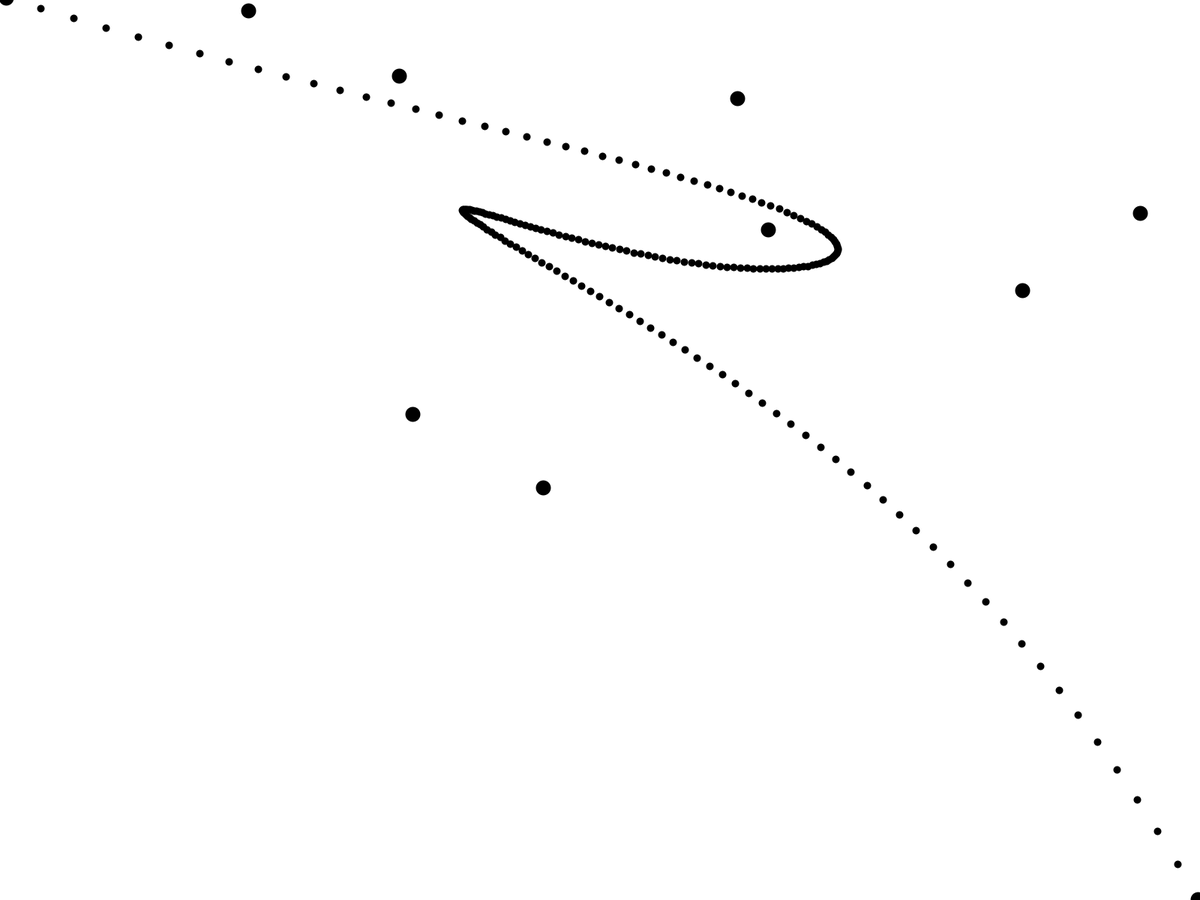
Frame 1 (no input)
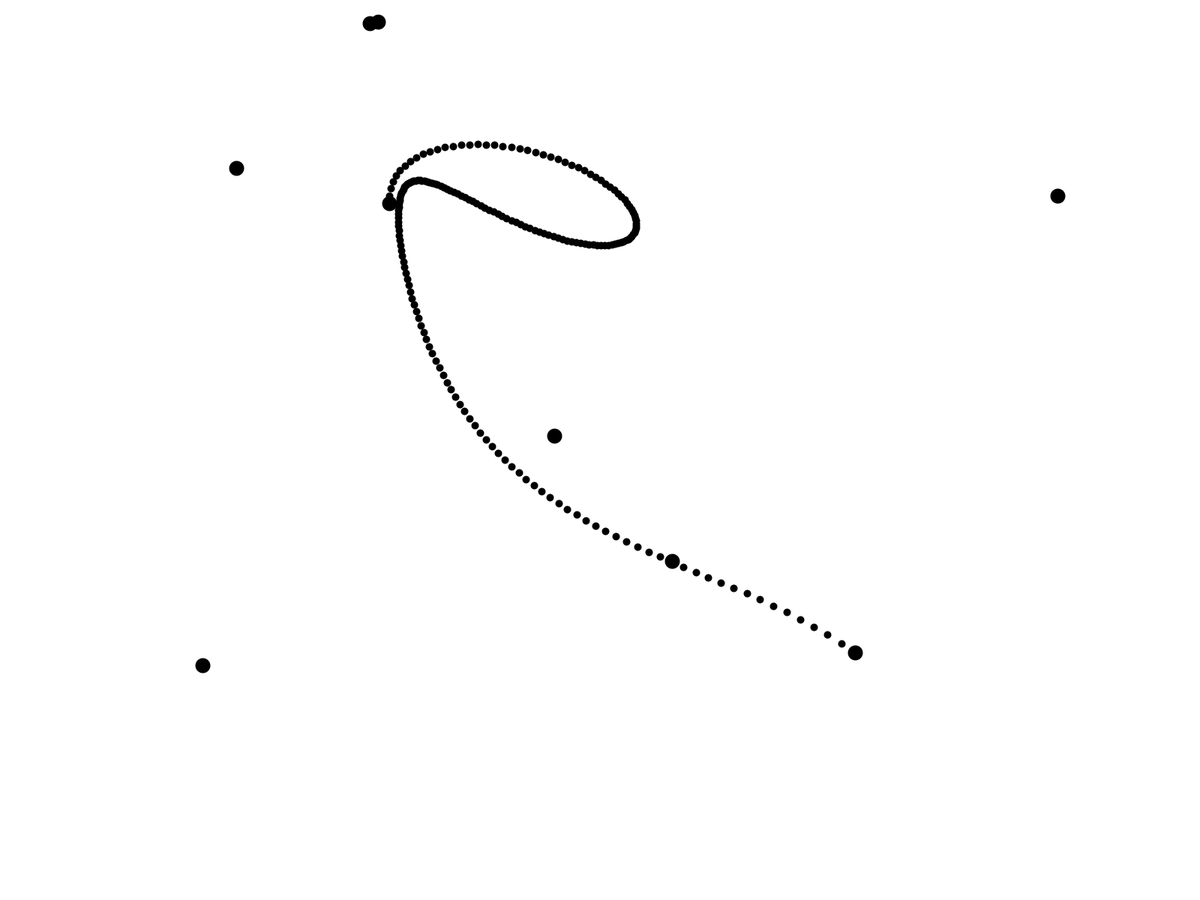
Frame 60 (the mouse pressed at the canvas centre just before this capture)
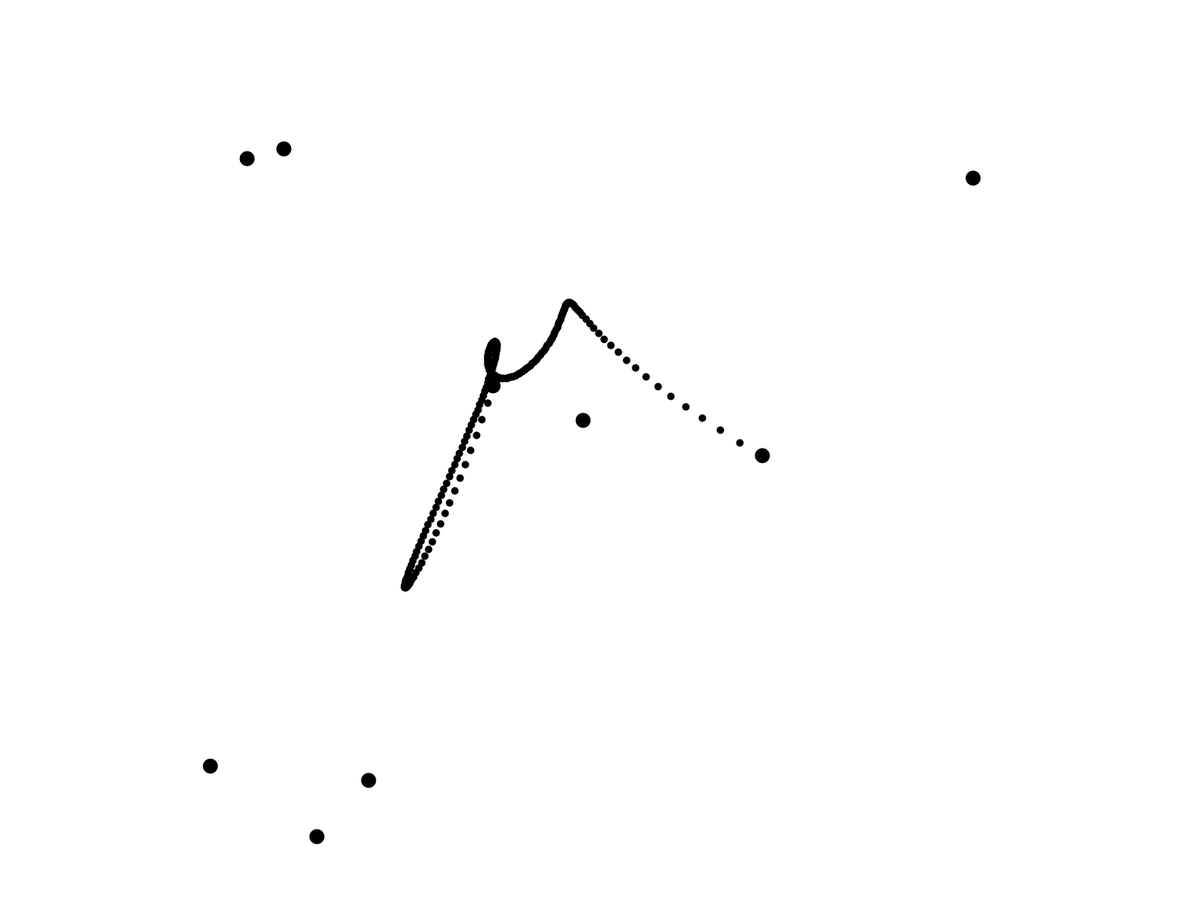
Frame 120 (the mouse held since frame 60 and released just before this capture)

The Processing sketch that drew these frames (run headless with seeded random() and noise(); from frame 60 on, the mouse is pressed at the canvas centre):

// Processing sketch: bezier
// ── bezier.pde
int points = 10;
float step = 0.005;
float radius;
PVector[][] p = new PVector[points][points];
PVector[] v = new PVector[points];

void setup() {
  //size(600, 600);
  fullScreen();
  frameRate(60);
  background(255);
  
  radius = width/2;
  
  p[0][0] = new PVector(0, 0);
  p[0][p.length-1] = new PVector(width, height);
  for (int i = 1; i < p.length-1; i++) {
    p[0][i] = new PVector(random(0, width), random(0, height));
  }

  for (int i = 0; i < points; i++) {
    v[i] = new PVector(random(-10, 10), random(-10, 10));
  }
}

void draw() {
  fill(255, 10);
  //rect(0, 0, width, height);
  background(255);

  for (int i = 0; i < points; i++) {
    p[0][i].add(v[i]); 

    //p[0][i].x = constrain(p[0][i].x, 0, width);
    //p[0][i].y = constrain(p[0][i].y, 0, height);

    //v[i].add(random(-1, 1), random(-1, 1));

    if (p[0][i].dist(new PVector(width/2, height/2)) > radius) {
      v[i].add(PVector.sub(new PVector(width/2, height/2), p[0][i]).limit(1));
    }

    v[i].limit(10);
  }

  float t = 0;
  while (t <= 1) {
    for (int n = points-1; n > 0; n--) {

      int level = points-n;
      int l = level-1;

      for (int i = 0; i < n; i++) {
        p[level][i] = PVector.lerp(p[l][i], p[l][i+1], t);
      }
    }

    stroke(0);
    strokeWeight(10);
    point(p[points-1][0].x, p[points-1][0].y);

    t+=step;
  }
  
  fill(0);
  stroke(0);
  for(int i = 0; i < points; i++){
    ellipse(p[0][i].x, p[0][i].y, 10, 10);
  }
  
  
}
